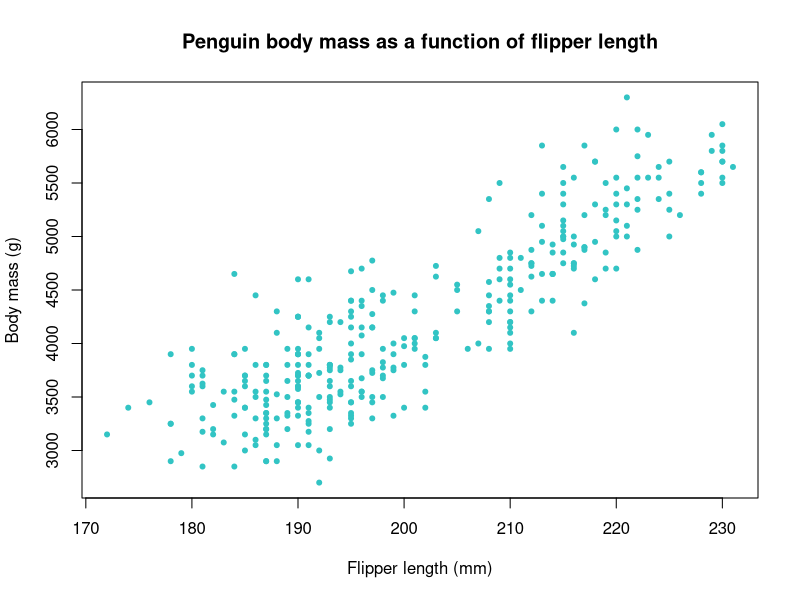

R code for this plot:
## ---- chunk 1
library(palmerpenguins)
data(penguins)
head(penguins, 20)
## ---- chunk 2
plot(x = penguins$flipper_length_mm, y = penguins$body_mass_g, pch = 20, col = '#32c4c4',
     main = 'Penguin body mass as a function of flipper length',
     xlab = 'Flipper length (mm)', ylab = 'Body mass (g)')

